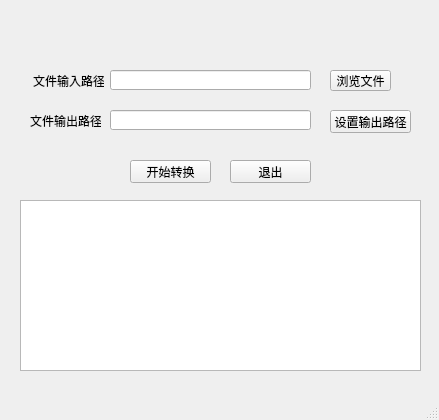
<?xml version="1.0" encoding="UTF-8"?>
<ui version="4.0">
 <class>MainWindow</class>
 <widget class="QMainWindow" name="MainWindow">
  <property name="geometry">
   <rect>
    <x>0</x>
    <y>0</y>
    <width>439</width>
    <height>420</height>
   </rect>
  </property>
  <property name="windowTitle">
   <string>视频转动图</string>
  </property>
  <widget class="QWidget" name="centralwidget">
   <widget class="QToolButton" name="file_browser">
    <property name="geometry">
     <rect>
      <x>330</x>
      <y>70</y>
      <width>61</width>
      <height>21</height>
     </rect>
    </property>
    <property name="text">
     <string>浏览文件</string>
    </property>
   </widget>
   <widget class="QLineEdit" name="file_path_edit">
    <property name="geometry">
     <rect>
      <x>110</x>
      <y>70</y>
      <width>201</width>
      <height>20</height>
     </rect>
    </property>
   </widget>
   <widget class="QLabel" name="file_path_label">
    <property name="geometry">
     <rect>
      <x>33</x>
      <y>70</y>
      <width>71</width>
      <height>21</height>
     </rect>
    </property>
    <property name="text">
     <string>文件输入路径</string>
    </property>
   </widget>
   <widget class="QPushButton" name="set_ouput_path">
    <property name="geometry">
     <rect>
      <x>330</x>
      <y>110</y>
      <width>81</width>
      <height>23</height>
     </rect>
    </property>
    <property name="text">
     <string>设置输出路径</string>
    </property>
   </widget>
   <widget class="QLineEdit" name="file_path_edit_2">
    <property name="geometry">
     <rect>
      <x>110</x>
      <y>110</y>
      <width>201</width>
      <height>20</height>
     </rect>
    </property>
   </widget>
   <widget class="QLabel" name="file_path_label_2">
    <property name="geometry">
     <rect>
      <x>30</x>
      <y>110</y>
      <width>71</width>
      <height>21</height>
     </rect>
    </property>
    <property name="text">
     <string>文件输出路径</string>
    </property>
   </widget>
   <widget class="QPushButton" name="start">
    <property name="geometry">
     <rect>
      <x>130</x>
      <y>160</y>
      <width>81</width>
      <height>23</height>
     </rect>
    </property>
    <property name="text">
     <string>开始转换</string>
    </property>
   </widget>
   <widget class="QTextBrowser" name="console_browser">
    <property name="geometry">
     <rect>
      <x>20</x>
      <y>200</y>
      <width>401</width>
      <height>171</height>
     </rect>
    </property>
   </widget>
   <widget class="QPushButton" name="quite_app">
    <property name="geometry">
     <rect>
      <x>230</x>
      <y>160</y>
      <width>81</width>
      <height>23</height>
     </rect>
    </property>
    <property name="text">
     <string>退出</string>
    </property>
   </widget>
  </widget>
  <widget class="QMenuBar" name="menubar">
   <property name="geometry">
    <rect>
     <x>0</x>
     <y>0</y>
     <width>439</width>
     <height>23</height>
    </rect>
   </property>
  </widget>
  <widget class="QStatusBar" name="statusbar"/>
 </widget>
 <resources/>
 <connections/>
</ui>
